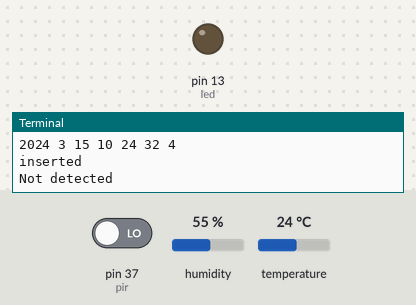
Recording of a program running on a simulated Raspberry Pi (header pin numbers). On the bench: output pins drawn as LEDs (lit = HIGH), the last lines printed to the terminal. Dashed ring = blinking. The inputs (shaded band) are chosen by the test bench; at power-on: pin 37 (pir) LOW, humidity 55 %, temperature 24 °C. The clock reads 2024-03-15 10:24:30 at power-on unless the program sets it; files the program writes start out absent.

Above: at 5.0 s.
5.1 s: pin 37 (pir) driven HIGH
At 7.1 s:
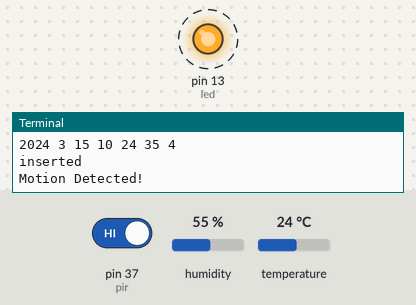
12.4 s: pin 37 (pir) driven LOW
At 13.7 s:
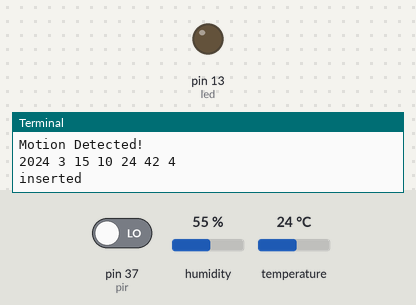
Timing chart, 0 to 15.4 s (numbered marks = the images above; inputs shaded):
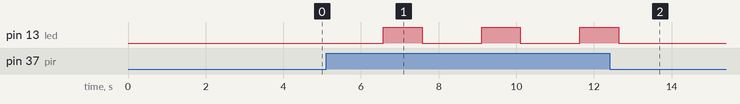

The program:

RowAddCSV.py
```python
# importing the csv module
import csv
import datetime
import RPi.GPIO as GPIO
import RPi.GPIO as IO #Import GPIO library
import time
import sys
import Adafruit_DHT
import time

x=0
# temp humid sensor code
while (x<10):

    humidity, temperature = Adafruit_DHT.read_retry(11, 22)
    #temperature="{0:0.1f}".format(temperature)
    #humidity="{0:0.1f}".format(humidity)
    temperature=format(temperature, '.1f')
    humidity=format(humidity, '.1f')

    #print("Temp: {0:0.1f} C  Humidity: {1:0.1f} %"+format(temperature, humidity))
    time.sleep(1)

# pir sensor code
    GPIO.setmode(GPIO.BOARD)                          #Set GPIO pin numbering
    pir = 37
    led = 13                                          #Associate pin 26 to pir
    GPIO.setup(pir, GPIO.IN)
    GPIO.setup(led, GPIO.OUT)#Set pin as GPIO in
    #print ("Waiting for sensor to settle")
    #time.sleep(2)                                     #Waiting 2 seconds for the sensor to initiate
    #print ("Detecting motion")
    count = 0
    if GPIO.input(pir):                            #Check whether pir is HIGH
        print ("Motion Detected!")
    #        time.sleep(2)                              #D1- Delay to avoid multiple detection
        count=1
        GPIO.output(led,1)
        time.sleep(1)
        GPIO.output(led,0)
      #GPIO.cleanup()
    else:
        print("Not detected")
        time.sleep(1)                              #D1- Delay to avoid multiple detection
    GPIO.cleanup()
   #time.sleep(0.1)                               #While loop delay should be less than detection(hardware) delay


# ADD TO CSV
    now = datetime.datetime.now()
    weekday = datetime.datetime.today()
    print(now.year, now.month, now.day, now.hour, now.minute, now.second,weekday.weekday())

    # field names
    #fields = ['Name', 'Branch', 'Year', 'CGPA']

    # data rows of csv file
    rows = [[now.hour,now.minute,now.second,now.day,weekday.weekday(),now.month,temperature,humidity,count]]

    # name of csv file
    filename = "newDAY.csv"

    # writing to csv file
    with open(filename, 'a') as csvfile:
    # creating a csv writer object
        csvwriter = csv.writer(csvfile)

    # writing the fields
    #csvwriter.writerow(fields)

    # writing the data rows
        csvwriter.writerows(rows)
        print("inserted")
    x=x+1
```

Measured:
- after the input at 5.1 s, pin 13 (led): alternates HIGH for 1.0 s and LOW for 1.5 s, starting after 1.5 s
- after the input at 12.4 s, pin 13 (led): goes on until 12.6 s, then stays LOW
